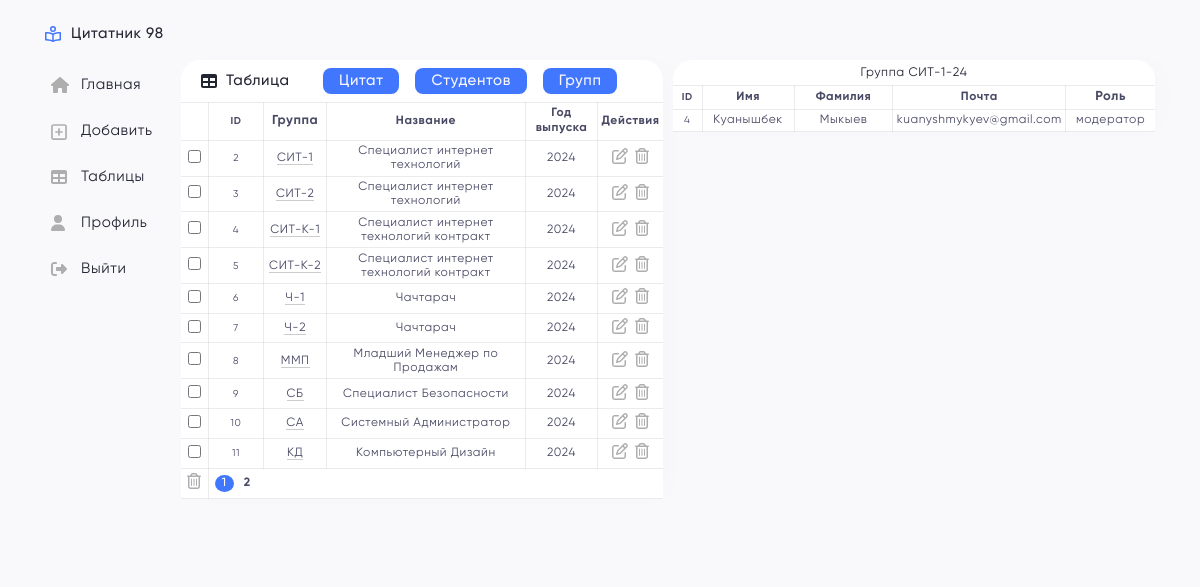
Screenshot of /table.php?table=groups&show_users=2 (signed in) with the database file from the repository.
### tables this page shows
CREATE TABLE IF NOT EXISTS `groups` (
  `id_group` int(11) NOT NULL AUTO_INCREMENT,
  `group_name` varchar(11) NOT NULL,
  `group_fullname` varchar(70) DEFAULT NULL,
  `year_graduate` int(6) DEFAULT NULL,
  PRIMARY KEY (`id_group`)
);

CREATE TABLE IF NOT EXISTS `users` (
  `id_user` int(11) NOT NULL AUTO_INCREMENT,
  `name` varchar(40) NOT NULL,
  `surname` varchar(40) NOT NULL,
  `email` varchar(70) DEFAULT NULL,
  `password` varchar(255) DEFAULT NULL,
  `photo` varchar(255) DEFAULT 'default_ava.jpg',
  `id_group` int(11) NOT NULL,
  `id_role` int(11) DEFAULT NULL,
  PRIMARY KEY (`id_user`) USING BTREE,
  UNIQUE KEY `unique_email` (`email`),
  KEY `fk_users_groups` (`id_group`) USING BTREE,
  KEY `fk_users_roles` (`id_role`),
  CONSTRAINT `fk_users_groups` FOREIGN KEY (`id_group`) REFERENCES `groups` (`id_group`),
  CONSTRAINT `fk_users_roles` FOREIGN KEY (`id_role`) REFERENCES `roles` (`id_role`)
);

CREATE TABLE IF NOT EXISTS `roles` (
  `id_role` int(11) NOT NULL AUTO_INCREMENT,
  `role_name` varchar(50) DEFAULT NULL,
  PRIMARY KEY (`id_role`)
);

### includes/table/groups.php (the view, shortened to what this page needs)
<div class="table-content">
    <form action="" method="post">
        <table class="table">
            <thead class="table_block">
                <tr class="table_row">
                    <th class="table_cell w-1"></th>
                    <th class=" table_cell id">ID</th>
                    <th class="table_cell group">Группа</th>
                    <th class="table_cell">Название</th>
                    <th class="table_cell year-graduate">Год выпуска</th>
                    <th class="table_cell btns-cell">Действия</th>
                </tr>
            </thead>
            <tbody class="table_block">
                <?php
                $select_groups = "SELECT * FROM `groups` WHERE id_group > 1";
                if ($result_select_groups = mysqli_query($connection, $select_groups)) {
                    $items_per_page = 10;
                    $num_rows = mysqli_num_rows($result_select_groups);
                    $total_pages = ceil($num_rows / $items_per_page);
                    if (isset($_GET['page'])) {
                        $page = $_GET['page'];
                        if ($page > $total_pages) {
                            $page = 1;
                        }
                    } else {
                        $page = 1;
                    }
                    $start = ($page - 1) * $items_per_page;
                    $limit = "SELECT * FROM `groups` WHERE id_group > 1 LIMIT $items_per_page OFFSET $start";
                    $result_limit = mysqli_query($connection, $limit);
                    while ($row = mysqli_fetch_assoc($result_limit)) { ?>
                        <tr class="table_row">
                            <td class="table_cell">
                                <input type="checkbox" name="checkbox[]" value="<?= $row['id_group'] ?>">
                            </td>
                            <td class=" table_cell id"><?= $row['id_group'] ?></td>
                            <td class="table_cell"><a class="line" href="/table.php?table=groups&show_users=<?= $row['id_group'] ?>"><?= $row['group_name'] ?></a></td>
                            <td class="table_cell"><?= $row['group_fullname'] ?></td>
                            <td class="table_cell"><?= $row['year_graduate'] ?></td>
                            <td class="table_cell">
                                <a href="?table=groups&edit=<?= $row['id_group'] ?>" name="edit" class="table_btn">
                                    <svg class="icon pd-left-3 ">
                                        <use href="./assets/images/svg/sprites.svg#edit" />
                                    </svg>
                                </a>
                                <a href="?table=groups&delete=<?= $row['id_group'] ?>" name="delete" class="table_btn" onclick=" return showConfirmation();">
                                    <svg class="icon pd-left-3 ">
                                        <use href="./assets/images/svg/sprites.svg#delete" />
                                    </svg>
                                </a>
                            </td>
                        </tr>
                    <?php } ?>
                <?php } ?>
            </tbody>
            <tfoot class="tfoot">
                <tr class="table_row">
                    <th class="table_cell">
                        <button type="submit" name="delete_all" onclick="return showConfirmation();">
                            <svg class="icon pd-left-3 ">
                                <use href="./assets/images/svg/sprites.svg#delete" />
                            </svg>
                        </button>
                    </th>
                    <th class="pagination">
                    </th>
                </tr>
            </tfoot>
        </table>
    </form>
</div>

### includes/table/show_users.php
<div class="main_content">
    <h3 class="table-mini_title">Группа <?php
                                        $group_id = $_GET['show_users'];
                                        $take_group_name = "SELECT groups.group_name, groups.year_graduate FROM groups WHERE `id_group` = $group_id";
                                        $query_take_group_name = mysqli_query($connection, $take_group_name);
                                        $take_id = mysqli_fetch_assoc($query_take_group_name);
                                        $group_name = $take_id['group_name'];
                                        $year_grad = $take_id['year_graduate'];
                                        echo $group_name . "-" . substr(strval($year_grad), 2, 4);
                                        ?> </h3>
    <form action="" method="post">
        <table class="table">
            <thead class="table_block">
                <tr class="table_row">
                    <th class="table_cell id"><a href="/table.php?table=users&sort=id_user">ID</a></th>
                    <th class="table_cell name">Имя</th>
                    <th class="table_cell surname">Фамилия</th>
                    <th class="table_cell email">Почта</th>
                    <th class="table_cell group">Роль</th>
                </tr>
            </thead>
            <tbody class="table_block">
                <?php
                $show_users_by_group = "SELECT users.id_user, users.name, users.surname, users.email, roles.role_name, groups.group_name, groups.year_graduate FROM users
                NATURAL JOIN roles
                NATURAL JOIN groups
                WHERE `id_group` = $group_id";
                $query_show_users_by_group_result = mysqli_query($connection, $show_users_by_group);
                if (mysqli_num_rows($query_show_users_by_group_result) > 0) {
                    while ($row = mysqli_fetch_assoc($query_show_users_by_group_result)) { ?>
                        <tr class="table_row">
                            <td class="table_cell id"><?= $row['id_user'] ?></td>
                            <td class="table_cell"><?= $row['name'] ?></td>
                            <td class="table_cell"><?= $row['surname'] ?></td>
                            <td class="table_cell"><?= $row['email'] ?></td>
                            <td class="table_cell"><?= $row['role_name'] ?></td>
                        </tr>
                    <?php } ?>
                <?php } else {
                    echo "<span class='alert'>В группе отсутствуют студенты</span>";
                } ?>
            </tbody>
        </table>
    </form>
</div>

### assets/css/style.css (style rules this page uses)
svg { fill: #AEAEAE; transition: 0.3s all; }
.icon { padding-top: 1px; min-width: 20px; max-width: 18px; max-height: 18px; }
.pd-left-3 { padding-left: 3px; }
.line { border-bottom: 1px solid rgb(204, 204, 204); }
.body { background-color: #F9F9FC; }
.main_content { width: 100%; max-width: 43.6875rem; background-color: #fff; border-radius: 1.25rem; box-shadow: 10px 0px 25px 0px rgba(0, 0, 0, 0.01); align-self: flex-start; }
.group { font-size: 13px; cursor: pointer; transition: 0.6s all; }
.table { color: #484964; background-color: #fff; width: 100%; border-collapse: collapse; font-size: clamp(0.4375rem, 0.2917rem + 0.7778vw, 0.775rem); }
.table-content { background-color: #fff; width: 100%; }
.table_row { font-size: 0.75rem; }
.table_cell { padding: 0.2125rem; text-align: center; border: 1px solid rgba(204, 204, 204, 0.4); max-width: 150px; overflow: hidden; text-overflow: ellipsis; word-wrap: break-word; }
.table_cell:first-child { border-left: none; }
.table_cell:last-child { border-right: none; }
.table_block { border-bottom: 1px solid black; }
.w-1 { width: 1%; }
.id { width: 5%; font-size: 0.625rem; }
.group { width: 13%; }
.year-graduate { width: 15%; }
.btns-cell { width: 3%; }
.name { width: 15%; }
.surname { width: 17%; }
.email { width: 23%; }
.pagination { display: flex; grid-gap: 0.2rem; margin: 0 auto; font-size: 0.75rem; padding: 0.375rem; }
.tfoot { border: 1px solid rgba(204, 204, 204, 0.4); border-right: none; border-left: none; }
.table-mini_title { font-size: clamp(0.4375rem, 0.2917rem + 0.7778vw, 0.775rem); text-align: center; padding: 5px; }

### rows the page displays
groups: id_group "2", group_name "СИТ-1", group_fullname "Специалист интернет технологий", year_graduate "2024", year_graduate "24"
groups: id_group "3", group_name "СИТ-2", group_fullname "Специалист интернет технологий", year_graduate "2024"
groups: id_group "4", group_name "СИТ-К-1", group_fullname "Специалист интернет технологий контракт", year_graduate "2024"
groups: id_group "5", group_name "СИТ-К-2", group_fullname "Специалист интернет технологий контракт", year_graduate "2024"
groups: id_group "6", group_name "Ч-1", group_fullname "Чачтарач", year_graduate "2024"
groups: id_group "7", group_name "Ч-2", group_fullname "Чачтарач", year_graduate "2024"
groups: id_group "8", group_name "ММП", group_fullname "Младший Менеджер по Продажам", year_graduate "2024"
groups: id_group "9", group_name "СБ", group_fullname "Специалист Безопасности", year_graduate "2024"
groups: id_group "10", group_name "СА", group_fullname "Системный Администратор", year_graduate "2024"
groups: id_group "11", group_name "КД", group_fullname "Компьютерный Дизайн", year_graduate "2024"
users: id_user "4", name "Куанышбек", surname "Мыкыев", email "kuanyshmykyev@gmail.com", id_role.role_name "модератор"
